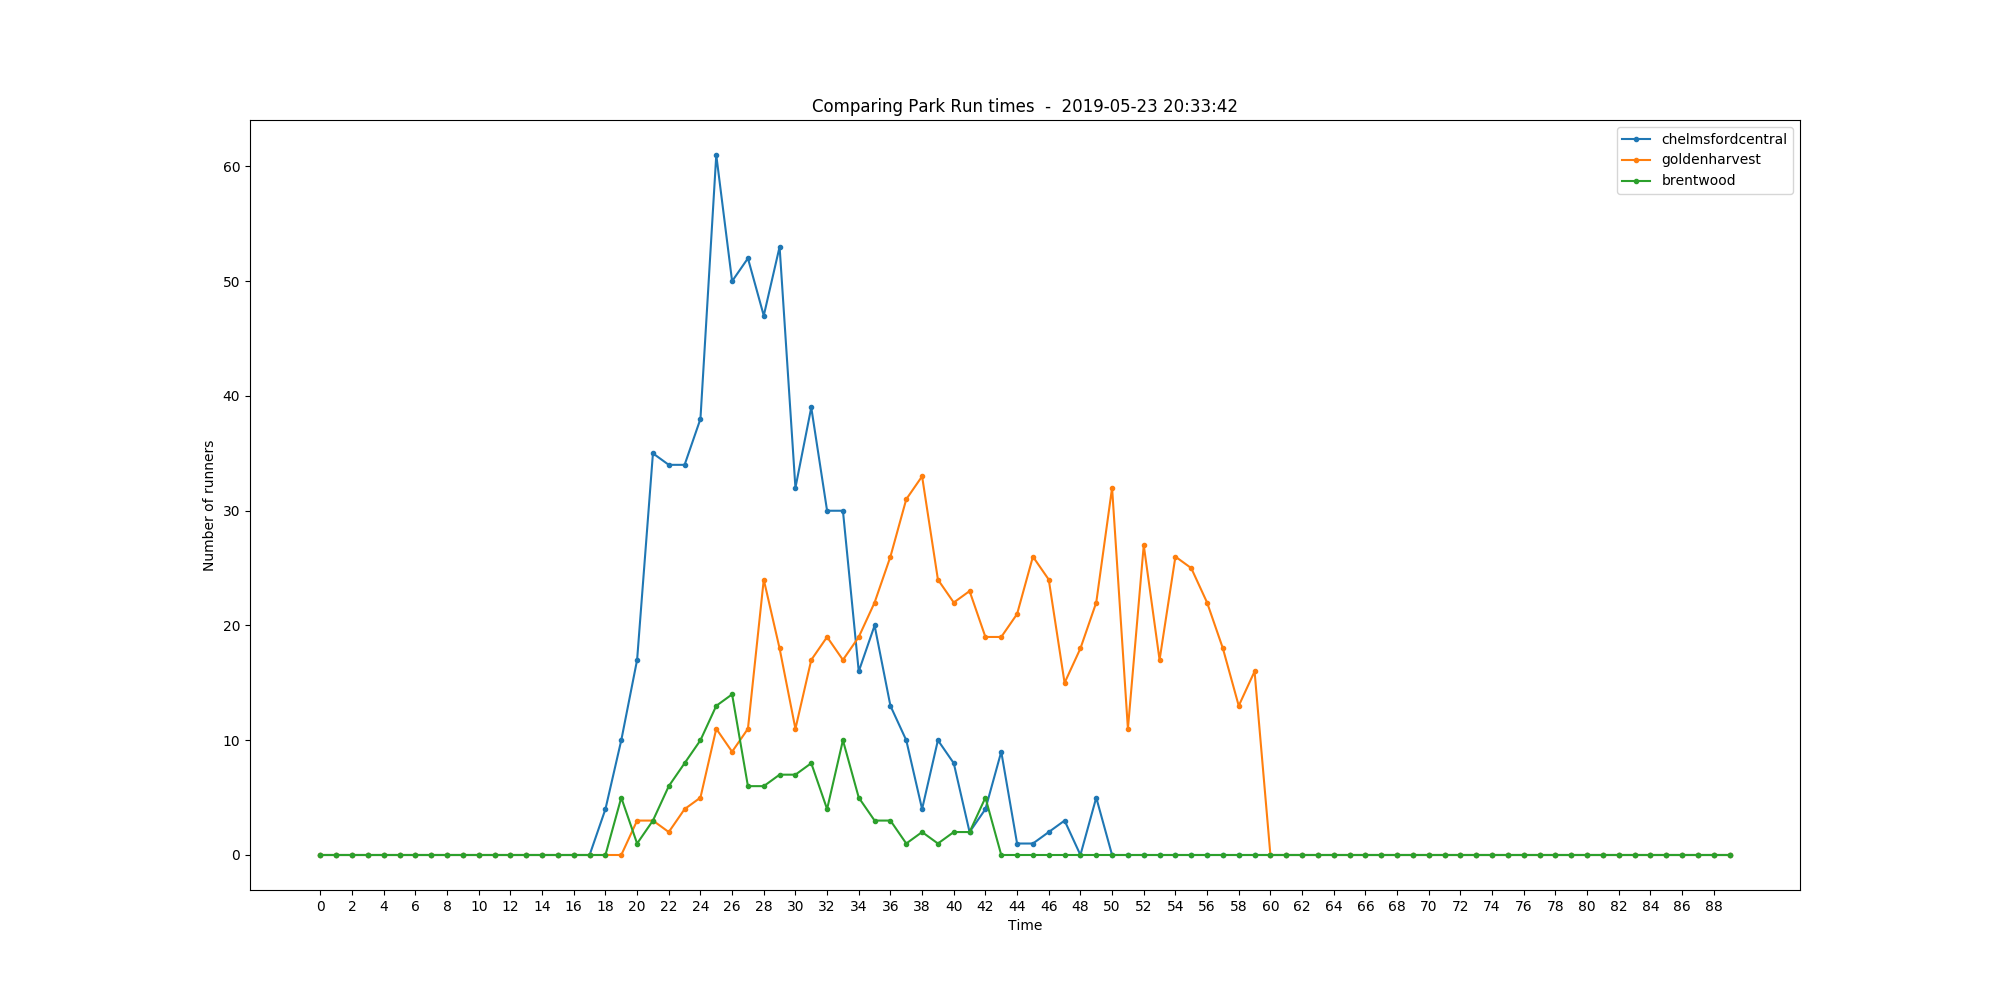

Recreate this plot in Python.
from bs4 import BeautifulSoup
import csv
import sys
import datetime
from urllib.parse import urlparse

import numpy as np
import matplotlib as mpl
mpl.use('Agg')
import matplotlib.pyplot as plt
plt.figure(figsize=(20,10))

try:
    from urllib.request import Request, urlopen  # Python 3
except ImportError:
    from urllib2 import Request, urlopen  # Python 2

if len(sys.argv) < 2:
    print("Please supply at least one Park Run URL, up to as many as you want")
    exit(0)

# Prep the dictionary
csvrows = {}
for i in range(0, 90):
    csvrows[i] = 0

# Main loop, loop through each url given
for url in sys.argv:
    try:
        req = Request(url)
        req.add_header('User-Agent', 'Mozilla/5.0 (Windows NT 10.0; Win64; x64) AppleWebKit/537.36 (KHTML, like Gecko) Chrome/74.0.3729.131 Safari/537.36')
        html = urlopen(req).read()
        soup = BeautifulSoup(html, features="html.parser")
        table = soup.find("table")

        # Parse the URL, and extract the run name
        o = urlparse(url)
        splits = o.path.split("/")
        

        # Extract the data out of each row (<tr>) into different elemnts (<td>)
        output_rows = []
        for table_row in table.findAll('tr'):
            columns = table_row.findAll('td')
            output_row = []
            for column in columns:
                output_row.append(column.text)
            output_rows.append(output_row)


        # Remove the first row, as that contains the headers
        output_rows.pop(0)

        # Prep the dictionary
        rows = {}
        for i in range(0, 90):
            rows[i] = 0

        # Take the minute portion of the time, and increment the counter by 1
        for t in output_rows:
            if t[2]:
                pos = int(t[2].split(":")[0])
                rows[pos] += 1

        # Reset pos[1] to 0. This counts wrong times captured
        rows[1] = 0

        # Flip the structure around, and prep the data for matplotlib
        x = []
        y = []
        for i in range(0,90):
            if not csvrows[i]:
                csvrows[i] = [rows[i]]
            else:
                csvrows[i].append(rows[i])            
            x.append(i)
            y.append(rows[i])

        # Draw the plot for this run
        plt.plot(x, y, marker='.', label=splits[1])
    except ValueError:
        pass

# Save to CSV file
with open('parkrun.csv', 'w') as f:
     for i in range(0,90):
        v = csvrows[i]
        s = ''
        for v2 in v:
            s += str(v2) + ","
        f.write(str(s[:-1]) + "\r\n")


# Generate the output image
plt.xticks(np.arange(min(x), max(x)+1, 2.0))
plt.title('Comparing Park Run times  -  ' + datetime.datetime.now().strftime("%Y-%m-%d %H:%M:%S"))
plt.xlabel('Time')
plt.ylabel('Number of runners')
plt.legend(loc='best')
plt.savefig('parkrun.png')

print("\n-- Complete --")
print("I have created two output files: parkrun.csv and parkrun.png")
